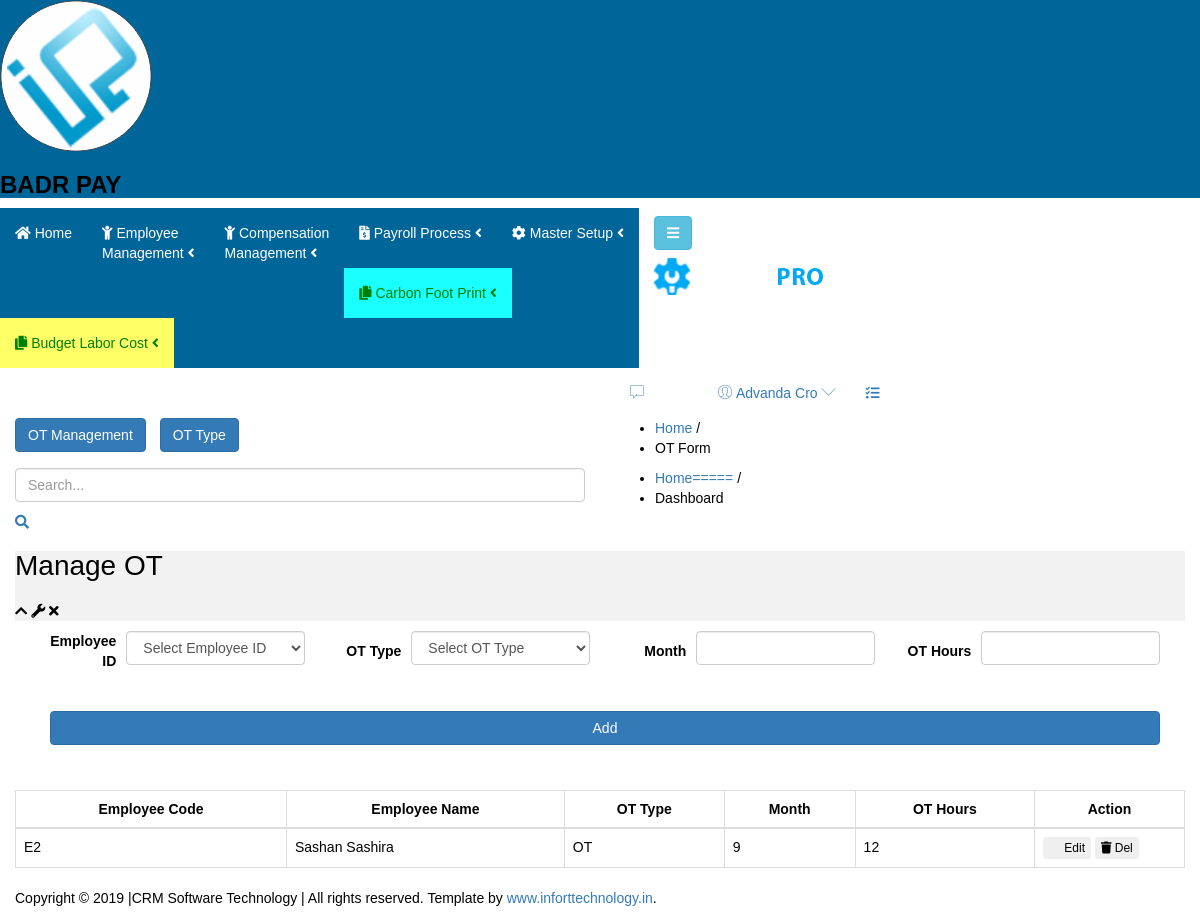
The app's page /Wamp/Forms/OT/OT_UI.php with its own data.
### tables this page shows
CREATE TABLE IF NOT EXISTS `ot` (
  `ID` int NOT NULL AUTO_INCREMENT,
  `EmployeeID` int DEFAULT NULL,
  `DepartmentID` int DEFAULT NULL,
  `OTTypeID` int DEFAULT NULL,
  `Month` int DEFAULT NULL,
  `OTHours` double DEFAULT NULL,
  `Auser` varchar(20) DEFAULT NULL,
  `Muser` varchar(20) DEFAULT NULL,
  `Terminal` varchar(20) DEFAULT NULL,
  `IsServerUpdate` int DEFAULT NULL,
  `CompanyID` int DEFAULT NULL,
  `EmpTypeID` int DEFAULT NULL,
  `WeekNo` int DEFAULT NULL,
  PRIMARY KEY (`ID`)
);

CREATE TABLE IF NOT EXISTS `employee` (
  `EmployeeID` int NOT NULL AUTO_INCREMENT,
  `EmployeeCode` varchar(15) NOT NULL,
  `FirstName` varchar(50) NOT NULL,
  `LastName` varchar(50) NOT NULL,
  `DepartmentID` int NOT NULL,
  `DesignationID` int NOT NULL,
  `Gender` varchar(10) NOT NULL,
  `Email` varchar(100) NOT NULL,
  `Address` varchar(255) NOT NULL,
  `MobileNumber` varchar(15) NOT NULL,
  `BirthDate` date NOT NULL,
  `JoinedDate` date NOT NULL,
  `Status` varchar(20) NOT NULL,
  `BasicSalary` decimal(10,2) NOT NULL,
  `PhotoPath` varchar(255) DEFAULT NULL,
  `PhotoID` varchar(255) NOT NULL,
  `QID` varchar(15) NOT NULL,
  `HourlyRate` double NOT NULL,
  PRIMARY KEY (`EmployeeID`)
);

CREATE TABLE IF NOT EXISTS `ottype` (
  `OTTypeID` int NOT NULL AUTO_INCREMENT,
  `Description` varchar(20) NOT NULL,
  `Rate` double NOT NULL,
  `Auser` varchar(20) NOT NULL,
  `Muser` varchar(20) NOT NULL,
  `Terminal` varchar(20) NOT NULL,
  `IsServerUpdate` int NOT NULL,
  PRIMARY KEY (`OTTypeID`)
);

### Wamp/Connection/dbconnecting.php (called while the page is built, shortened)
<?php
$host = "localhost";
$user = "root";
$password = "";
$database = "badrpayroll";
class DBHandle {
    private $connection;
    public function __construct($host, $user, $password, $database) {
        $this->connection = new mysqli($host, $user, $password, $database);
    }
    public function runQuery($query) {
        $result = $this->connection->query($query);
        return $result;
    }
}
$db_handle = new DBHandle($host, $user, $password, $database);
?>

### Wamp/Forms/OT/OT_UI.php (the view, shortened to what this page needs)
<?php
require_once("../../Connection/dbconnecting.php");
?>
<!doctype html>
<html class="no-js" lang="en">
<head>
    <?php include('../../Include/headerlinks.php'); ?>
</head>
<body class="materialdesign">
    <div class="wrapper-pro">
        <?php include('../../Include/sidebar.php'); ?>
        <div class="content-inner-all">
            <?php include('../../Include/header.php'); ?>
            <div class="breadcome-area mg-b-30 small-dn">
                <div class="container-fluid">
                    <div class="row">
                        <div class="col-lg-12">
                            <div class="breadcome-list shadow-reset">
                                <div class="row">
                                    <div class="col-lg-6">
                                         <div class="menu-container">
											<a href="../OT/OT_UI.php" class="btn btn-primary">OT Management</a>
										</div>
										<div class="menu-container">
											<a href="../OTType/OTTypeUI.php" class="btn btn-primary">OT Type </a>
										</div>
                                    </div>
                                    <div class="col-lg-6">
                                        <ul class="breadcome-menu">
                                            <li><a href="#">Home</a> <span class="bread-slash">/</span></li>
                                            <li><span class="bread-blod">OT Form</span></li>
                                        </ul>
                                    </div>
                                </div>
                            </div>
                        </div>
                    </div>
                </div>
            </div>
            <?php include('../../Include/menuarea.php'); ?>
            <div class="admin-dashone-data-table-area mg-b-15">
                <div class="container-fluid">
                    <div class="row">
                        <div class="col-lg-12">
                            <div class="sparkline8-list shadow-reset">
                                <div class="sparkline8-hd" style="background-color:#f2f2f2;">
                                    <div class="main-sparkline8-hd">
                                        <h1>Manage OT </h1>
                                        <div class="sparkline8-outline-icon">
                                            <span class="sparkline8-collapse-link"><i class="fa fa-chevron-up"></i></span>
                                            <span><i class="fa fa-wrench"></i></span>
                                            <span class="sparkline8-collapse-close"><i class="fa fa-times"></i></span>
                                        </div>
                                    </div>
                                </div>
                                <div class="sparkline8-graph">
                                    <form id="otForm" name="otForm" method="post" autocomplete="off" action="">
                                        <div class="container">
                                            <div class="form-group">
                                                <label for="employeeID">Employee ID</label>
                                                <select class="form-control" id="employeeID" name="employeeID">
                                                    <option value="">Select Employee ID</option>
                                                </select>
                                            </div>
                                            <div class="form-group">
                                                <label for="otTypeID">OT Type</label>
                                                <select class="form-control" id="otTypeID" name="otTypeID">
                                                    <option value="">Select OT Type</option>
                                                </select>
                                            </div>
                                            <div class="form-group">
                                                <label for="month">Month</label>
                                                <input type="number" class="form-control" id="month" name="month" required>
                                            </div>
                                            <div class="form-group">
                                                <label for="otHours">OT Hours</label>
                                                <input type="text" class="form-control" id="otHours" name="otHours" required>
                                            </div>
                                            <div class="form-group">
                                                <button type="button" class="btn btn-primary" id="addOT">Add</button>
                                            </div>
                                        </div>
                                    </form>
                                    <br>
                                    <div id="otList">
                                        <table class="table table-bordered">
                                            <thead>
                                                <tr>
                                                    <th style="text-align:center;">Employee Code</th>
                                                    <th style="text-align:center;">Employee Name</th>
                                                    <th style="text-align:center;">OT Type</th>
                                                    <th style="text-align:center;">Month</th>
                                                    <th style="text-align:center;">OT Hours</th>
                                                    <th style="text-align:center;">Action</th>
                                                </tr>
                                            </thead>
                                            <tbody>
                                            <?php
                                            $queryA = "SELECT o.*, e.FirstName,e.EmployeeCode, e.LastName, ot.Description FROM `ot` o
                                                       JOIN `employee` e ON o.EmployeeID = e.EmployeeID
                                                       JOIN `ottype` ot ON o.OTTypeID = ot.OTTypeID
                                                       ORDER BY o.ID ASC";
                                            $resultA = $db_handle->runQuery($queryA);
                                            if (!empty($resultA)) {
                                                foreach ($resultA as $r) {
                                                    $ID = $r['ID'];
                                                    ?>
                                                    <tr id="show">
                                                        <td style="text-align:left;" id="EmployeeID-<?php echo $ID; ?>"><?php echo $r['EmployeeCode']; ?></td>
                                                        <td style="text-align:left;" id="ID-<?php echo $ID; ?>"><?php echo $r['FirstName'].' '.$r['LastName']; ?></td>
                                                        <td style="text-align:left;" id="OTTypeID-<?php echo $ID; ?>"><?php echo $r['Description']; ?></td>
                                                        <td style="text-align:left;" id="Month-<?php echo $ID; ?>"><?php echo $r['Month']; ?></td>
                                                        <td style="text-align:left;" id="OTHours-<?php echo $ID; ?>"><?php echo $r['OTHours']; ?></td>
                                                        <td style="width:150px;">
                                                            <div class="btn-group ot-list-action">
                                                                <button class="btn btn-white btn-xs Update btn-hover-edit" id="<?php echo $ID; ?>"><i class="fa fa-pencil"></i> Edit</button>
                                                            </div>
                                                            <div class="btn-group ot-list-action">
                                                                <button class="btn btn-white btn-xs Delete" id="<?php echo $ID; ?>"><i class="fa fa-trash"></i> Del</button>
                                                            </div>
                                                        </td>
                                                    </tr>
                                                    <?php
                                                }
                                            }
                                            ?>
                                            </tbody>
                                        </table>
                                    </div>
                                </div>
                            </div>
                        </div>
                    </div>
                </div>
            </div>
        </div>
    </div>
    <?php include('../../Include/footer.php'); ?>
</body>
</html>

### Wamp/Forms/css/style.css (style rules this page uses)
body { font-family: "Poppins", sans-serif; color: #000000; background-color: #ffffff; }
.btn, .btn:focus { outline: none !important; -webkit-box-shadow: none; box-shadow: none; }

### Wamp/Forms/OT/OT_UI.php (style rules this page uses)
.form-control { margin-bottom: 10px; }
.container { display: flex; flex-wrap: wrap; justify-content: space-between; }
.container > div { flex: 1; min-width: 250px; padding: 10px; }
.form-group { display: flex; align-items: center; margin-bottom: 15px; }
.form-group label { flex: 1; text-align: right; margin-right: 10px; }
.form-group input, .form-group select { flex: 2; }
.form-group button { flex: 1; margin-left: 10px; }
.menu-container { display: inline-block; margin-right: 10px; }

### records on screen
ot: EmployeeID.EmployeeCode "E2", EmployeeID.FirstName "Sashan", EmployeeID.LastName "Sashira", OTTypeID.Description "OT", Month "9", OTHours "12"
